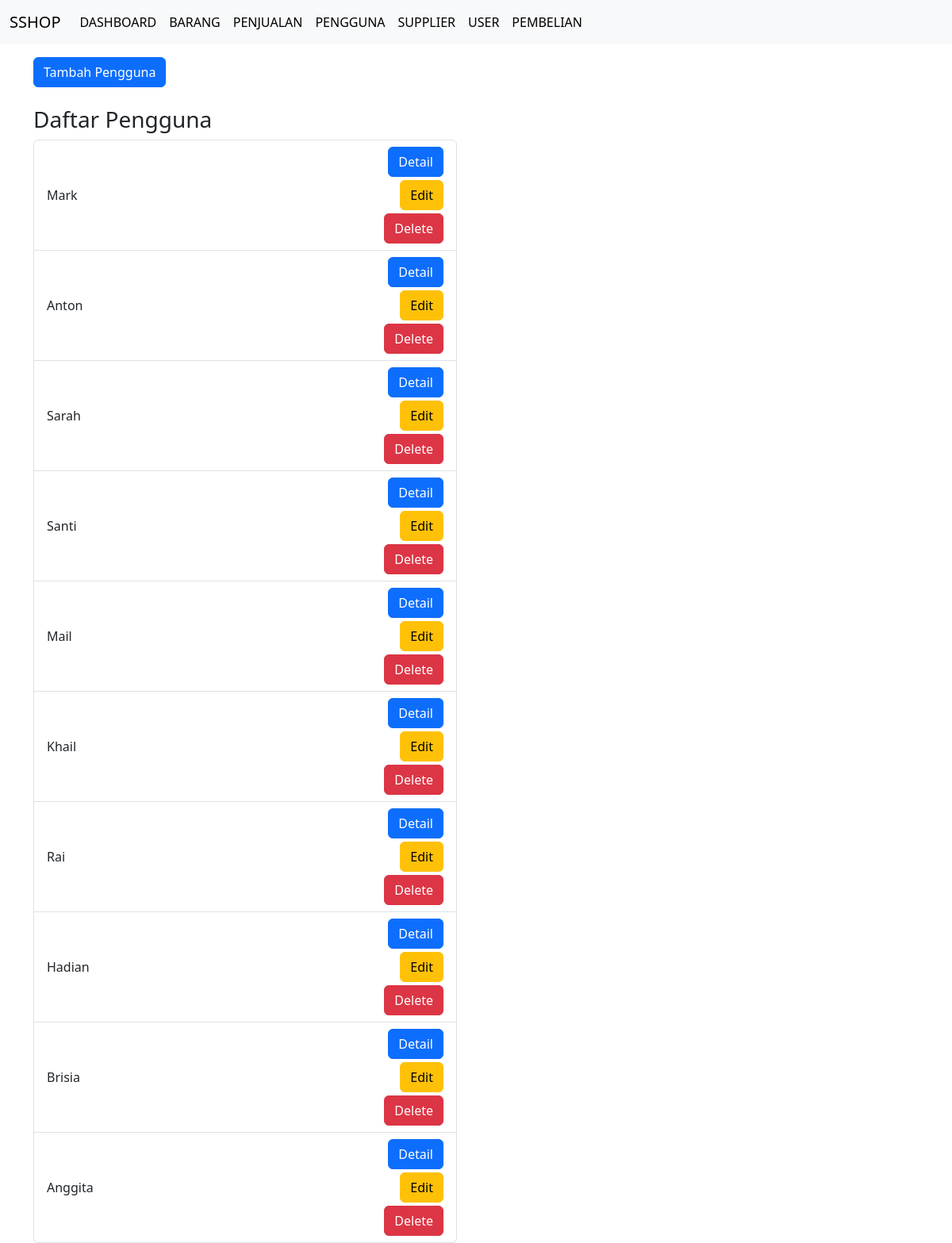
Page /public/pengguna on the committed database.
### tables this page shows
CREATE TABLE `pengguna` (
  `IdPengguna` int(11) NOT NULL,
  `NamaPengguna` varchar(50) DEFAULT NULL,
  `Password` varchar(255) DEFAULT NULL,
  `NamaDepan` varchar(50) DEFAULT NULL,
  `NamaBelakang` varchar(50) DEFAULT NULL,
  `NoHp` varchar(15) DEFAULT NULL,
  `Alamat` text DEFAULT NULL,
  `IdAkses` int(11) DEFAULT NULL
);

### app/core/Controller.php (called while the page is built, shortened)
<?php
class Controller {
    public function view($view, $data = [])
    {
        require_once '../app/views/template/header.php';
        require_once '../app/views/' . $view . '.php';
        require_once '../app/views/template/footer.php';
    }
    public function model($model)
    {
        return new $model;
    }
}

### app/controller/Pengguna.php (called while the page is built, shortened)
<?php
class Pengguna extends Controller {
    public function index()
    {
      $data['judul'] = 'Data Pengguna';
      $data['pengguna'] = $this->model('pengguna_model')->getAllPengguna();
      $this->view('pengguna/index', $data);
    }
  }

### app/core/App.php (called while the page is built, shortened)
<?php
class App{
    protected $method = 'index';
    protected $params = [];
    public function __construct()
    {
        $this->controller = new $this->controller;
        call_user_func_array([$this->controller, $this->method], $this->params);
    }
}

### public/index.php (called while the page is built, shortened)
<?php
$app = new App;

### app/core/Database.php (called while the page is built, shortened)
<?php
class Database {
    private $host = DB_HOST;
    private $user = DB_USER;
    private $pass = DB_PASS;
    private $db_name = DB_NAME;
    private $dbh;
    private $stmt;
    public function __construct()
    {
            $dsn = 'mysql:host='.$this->host.';dbname='.$this->db_name;
            $option =[
                PDO::ATTR_PERSISTENT => true,
                PDO::ATTR_ERRMODE => PDO::ERRMODE_EXCEPTION
            ];
            try {
                $this->dbh = new PDO($dsn, $this->user, $this->pass, $option);
            } catch (PDOException $e) {
                die($e->getMessage());
            }
        }
        public function query($query)
        {
            $this->stmt = $this->dbh->prepare($query);
        }
        public function execute()
        {
            $this->stmt->execute();
        }
        public function resultSet()
        {
            $this->execute();
            return $this->stmt->fetchAll(PDO::FETCH_ASSOC);
        }
}

### app/models/pengguna_model.php (called while the page is built, shortened)
<?php
class pengguna_model
{
    private $table = 'pengguna';
    private $db;
    public function __construct()
    {
        $this->db = new Database;
    }
    public function getAllPengguna()
    {
        $this->db->query('SELECT * FROM ' . $this->table);
        return $this->db->resultSet();
    }
}

### app/views/pengguna/index.php (the view, shortened to what this page needs)
<div class="container mt-3">
<div class="row">
<div class="row">
    <div class="col-lg-6">
        <button type="button" class="btn btn-primary tombolTambahDataPengguna" data-bs-toggle="modal" data-bs-target="#formModalPengguna">
        Tambah Pengguna
        </button>
<br></br>
        <h3> Daftar Pengguna </h3>
        <ul class='list-group'>
        <?php foreach( $data['pengguna'] as $pengguna ) : ?>
          <li class="list-group-item d-flex justify-content-between align-items-center">
    <?= $pengguna['NamaPengguna']?>
    <div class="d-flex flex-column align-items-end">
    <a href="<?= BASEURL; ?>/pengguna/detail/<?= $pengguna['IdPengguna']; ?>" class="btn btn-primary mb-1">Detail</a>
<a href="<?= BASEURL; ?>/pengguna/ubah/<?= $pengguna['IdPengguna']; ?>" class="btn btn-warning mb-1 tampilModalUbahPengguna"
   data-bs-toggle="modal" data-bs-target="#formModalPengguna" data-idpengguna="<?= $pengguna['IdPengguna']; ?>">Edit</a>
<a href="<?= BASEURL; ?>/pengguna/hapus/<?= $pengguna['IdPengguna']; ?>" class="btn btn-danger" onclick="return confirm('yakin?');">Delete</a>
    </div>
</li>
        <?php endforeach;?>
        </ul>
</div>
</div>

### rows in the picture
pengguna: NamaPengguna "Mark"
pengguna: NamaPengguna "Anton"
pengguna: NamaPengguna "Sarah"
pengguna: NamaPengguna "Santi"
pengguna: NamaPengguna "Mail"
pengguna: NamaPengguna "Khail"
pengguna: NamaPengguna "Rai"
pengguna: NamaPengguna "Hadian"
pengguna: NamaPengguna "Brisia"
pengguna: NamaPengguna "Anggita"
